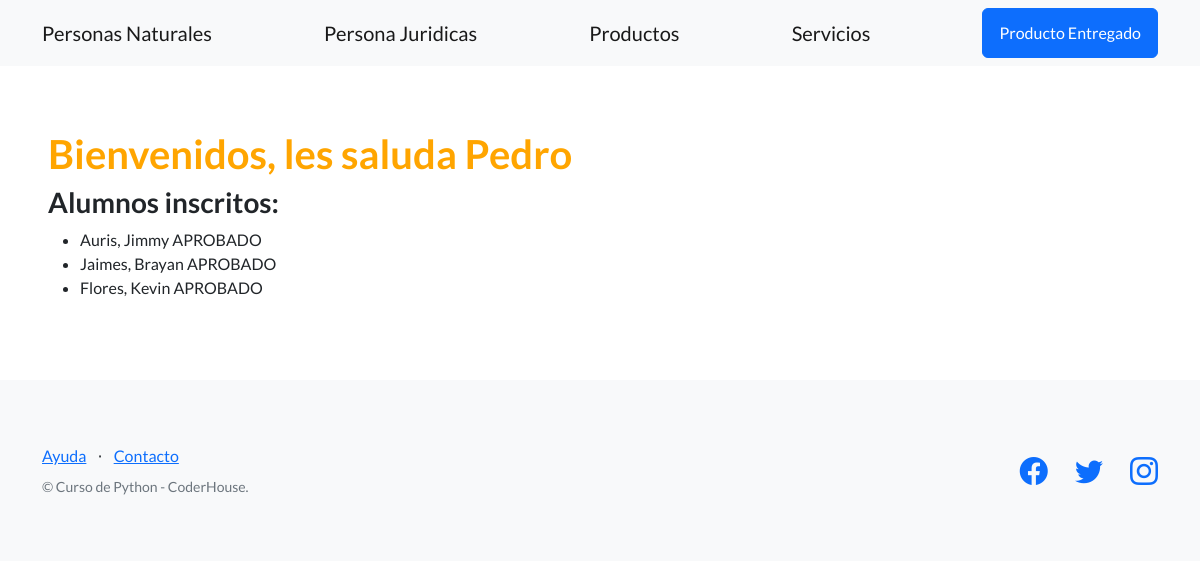
The app's page /interesados-ventas/estudiantes/ with its own data.
### interesados_ventas/models.py (models this page shows, shortened)
class PersonaNatural(models.Model):
    nombre = models.CharField(max_length=256)
    apellido = models.CharField(max_length=256)
    email = models.EmailField(blank=True)
    telefono = models.CharField(max_length=20, blank=True)
    direccion = models.CharField(max_length=256)
    dni = models.CharField(max_length=32)
    fecha_nacimiento = models.DateField(null=True)

### interesados_ventas/views.py (the view)
# urls.py: path("estudiantes/",listar_estudiantes, name="lista_estudiantes"),
def listar_estudiantes(request):
    contexto = {
        "profesor": "Pedro",
        "estudiantes": PersonaNatural.objects.all(),
    }
    http_response = render(
        request=request,
        template_name="interesados_ventas/lista_estudiantes.html",
        context=contexto,
    )
    return http_response

### interesados_ventas/templates/interesados_ventas/lista_estudiantes.html (shortened to what this page needs)
{% extends "base.html" %}
{% block contenido %}
<h1 style="color:orange;">
  Bienvenidos, les saluda {{ profesor }}
</h1>
<h3>Alumnos inscritos:</h3>
<ul>
{% for estudiante in estudiantes %}
  <li>
    {{ estudiante.apellido }}, {{ estudiante.nombre }}
    {% if estudiante.nota < 5 %}
      REPROBADO
    {% else %}
      APROBADO
    {% endif %}
  </li>
{% endfor %}
</ul>
{% endblock contenido %}

### records on screen
PersonaNatural: apellido "Auris", nombre "Jimmy"
PersonaNatural: apellido "Jaimes", nombre "Brayan"
PersonaNatural: apellido "Flores", nombre "Kevin"

### other values on screen
{{ profesor }} "Pedro"
